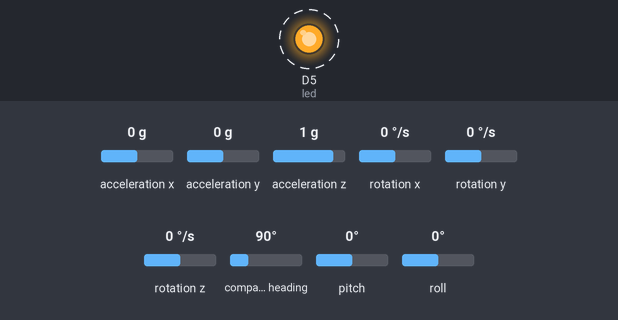
Simulated run of this program. Board: CircuitPython board. On the bench: output pins drawn as LEDs (lit = HIGH). Dashed ring = blinking. The inputs (shaded band) are chosen by the test bench; at power-on: acceleration x 0 g, acceleration y 0 g, acceleration z 1 g, rotation x 0 °/s, rotation y 0 °/s, rotation z 0 °/s, compass heading 90°, pitch 0°, roll 0°. The GPS gets a fix after 3 s at 37.7749, -122.4194 with 8 satellites; no radio messages arrive unless stated (any console line starting 'radio sent:' is added by the test bench).

Above: at 0.2 s.
Timing chart, 0 to 3.0 s (numbered marks = the images above):
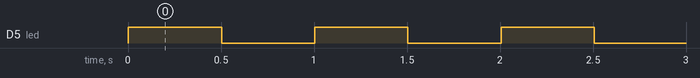

The program:

code.py
```python
import time, math, struct, busio, digitalio, board  # import core modules and hardware interfaces
import adafruit_gps  # library for GPS module
import adafruit_rfm9x  # library for LoRa radio
from adafruit_bno08x.i2c import BNO08X_I2C  # import IMU over I2C
import adafruit_bno08x  # library for IMU sensors
import adafruit_bmp280  # library for barometric sensor
import aesio  # library for AES encryption

# ─── user settings ───────────────────────────────────────────
UNIT_ID   = 1  # unique identifier for this device
PERSON_ID = 1  # identifier for the user wearing the device
SOS       = 1  # flag for emergency signal (button to be added later)

STEP_LENGTH_M       = 0.77  # average stride length in metres
CONTINUOUS_GPS      = False  # whether to keep GPS on continuously
GPS_FIXES_BEFORE_LOCK = 60  # number of GPS fixes before switching off GPS

# ─── radio initialisation ────────────────────────────────────
RADIO_FREQ_MHZ = 868.0  # LoRa frequency in MHz
CS, RESET = digitalio.DigitalInOut(board.RFM_CS), digitalio.DigitalInOut(board.RFM_RST)  # chip select and reset pins
rfm = adafruit_rfm9x.RFM9x(board.SPI(), CS, RESET, RADIO_FREQ_MHZ)  # set up LoRa radio
rfm.tx_power = 20  # set transmit power in dBm

# ─── peripherals setup ───────────────────────────────────────
uart = busio.UART(board.TX, board.RX, baudrate=9600, timeout=100)  # UART for GPS
gps  = adafruit_gps.GPS(uart, debug=False)  # GPS instance
gps.send_command(b"PMTK314,0,1,0,1,0,0,0,0,0,0,0,0,0,0,0,0,0,0,0")  # enable RMC and GGA messages
gps.send_command(b"PMTK220,500")  # set GPS update rate to 1 Hz

i2c   = busio.I2C(board.SCL, board.SDA, frequency=800_000)  # I2C bus for IMU
bno   = BNO08X_I2C(i2c)  # initialise IMU on I2C

i2c_bar = busio.I2C(scl=board.A3, sda=board.A2)  # I2C bus for barometer
bmp280  = adafruit_bmp280.Adafruit_BMP280_I2C(i2c_bar, address=0x76)  # initialise BMP280

led = digitalio.DigitalInOut(board.D5)  # status LED pin
led.direction = digitalio.Direction.OUTPUT  # set LED as output

# ─── encryption parameters ───────────────────────────────────
KEY   = b"0123456789abcdef"  # 16-byte AES-128 key
NONCE = bytearray(16)  # counter for encryption

FMT  = "<BBBffffI"  # data format: unit, person, sos, lat, lon, altitude change, heading, steps

def encrypt_payload(plain: bytes) -> bytes:  # encrypt data payload
    ctr = int.from_bytes(NONCE[-4:], "little") + 1  # increment counter
    NONCE[-4:] = ctr.to_bytes(4, "little")  # update counter in nonce

    aes = aesio.AES(KEY, aesio.MODE_CTR, NONCE)  # create AES-CTR cipher
    cipher = bytearray(len(plain))  # buffer for ciphertext
    aes.encrypt_into(plain, cipher)  # perform encryption
    return bytes(NONCE) + cipher  # send counter plus encrypted data

# ─── sensor calibration and baseline ──────────────────────────
def calibrate_bno():  # calibrate IMU sensors
    bno.enable_feature(adafruit_bno08x.BNO_REPORT_ACCELEROMETER)  # enable accelerometer
    bno.enable_feature(adafruit_bno08x.BNO_REPORT_GYROSCOPE)  # enable gyroscope
    bno.enable_feature(adafruit_bno08x.BNO_REPORT_MAGNETOMETER)  # enable magnetometer
    bno.enable_feature(adafruit_bno08x.BNO_REPORT_ROTATION_VECTOR)  # enable orientation
    bno.enable_feature(adafruit_bno08x.BNO_REPORT_STEP_COUNTER)  # enable step counting
    bno.begin_calibration()  # start calibration process
    calib_start = None  # time marker for full calibration
    while True:
        _ = bno.acceleration; _ = bno.gyro; _ = bno.magnetic; _ = bno.quaternion  # read sensors
        if bno.calibration_status == 3:  # fully calibrated
            if calib_start is None:
                calib_start = time.monotonic()  # record start time
            elif time.monotonic() - calib_start >= 5.0:
                break  # keep stable for 5 seconds
        else:
            calib_start = None  # reset if status drops
        led.value = not led.value  # flash LED
        time.sleep(0.5)  # pause
    bno.save_calibration_data()  # store calibration
    led.value = True  # turn LED on when done


def baro_alt():  # read barometric altitude
    try:
        alt = bmp280.altitude  # get altitude
        return alt, alt - BASELINE_ALT  # return absolute and relative altitude
    except Exception:
        return None, None  # if read fails, return None

calibrate_bno()  # run IMU calibration
print("Setting baseline altitude… hold still.")  # prompt user
BASELINE_ALT = sum(bmp280.altitude for _ in range(5)) / 5  # average initial altitude
print(f"Baseline: {BASELINE_ALT:.2f} m")  # show baseline

bno.enable_feature(adafruit_bno08x.BNO_REPORT_MAGNETOMETER)  # re-enable magnetometer
bno.enable_feature(adafruit_bno08x.BNO_REPORT_STEP_COUNTER)  # re-enable step counter

# ─── helper functions ────────────────────────────────────────
METRES_PER_DEG_LAT = 111_111  # metres per degree latitude

def heading_mag():  # calculate heading from magnetometer
    mx, my, _ = bno.magnetic  # read magnetic field
    h = math.degrees(math.atan2(my, mx))  # get angle in degrees
    return h + 360 if h < 0 else h  # normalise to 0–360°

# ─── state variables ─────────────────────────────────────────
last_lat = last_lon = None  # store last known position
last_steps = 0  # store last step count
gps_fix_count = 0  # count GPS fixes
dr_only = False  # flag for dead reckoning only

# ─── main loop ───────────────────────────────────────────────
while True:
    gps.update()  # fetch new GPS data
    steps   = bno.steps  # get total steps
    heading = heading_mag()  # calculate current heading

    alt, d_alt = baro_alt()  # get altitude and change
    if alt is None:
        d_alt = 0.0  # if no data, set change to zero

    # determine position -------------------------------------
    if not dr_only and gps.has_fix and gps.latitude is not None:
        lat, lon = gps.latitude, gps.longitude  # use GPS position
        last_lat, last_lon = lat, lon  # update last position
        gps_fix_count += 1  # increment fix counter
        if (not CONTINUOUS_GPS) and gps_fix_count >= GPS_FIXES_BEFORE_LOCK:
            dr_only = True  # switch to dead reckoning
            gps.send_command(b"PMTK161,0")  # turn off GPS
    elif last_lat is not None:
        step_delta = max(steps - last_steps, 0)  # steps since last update
        dist = step_delta * STEP_LENGTH_M  # distance walked
        d_lat = dist * math.cos(math.radians(heading)) / METRES_PER_DEG_LAT  # change in latitude
        d_lon = dist * math.sin(math.radians(heading)) / (
            METRES_PER_DEG_LAT * math.cos(math.radians(last_lat))
        )  # change in longitude
        lat, lon = last_lat + d_lat, last_lon + d_lon  # estimated position
        last_lat, last_lon = lat, lon  # update last position
    else:
        last_steps = steps  # record steps and wait
        time.sleep(1)
        continue  # try again next loop

    last_steps = steps  # update step count

    # prepare and send data ----------------------------------
    plain = struct.pack(
        FMT,
        UNIT_ID, PERSON_ID, SOS,
        float(lat), float(lon),
        float(d_alt), float(heading),
        steps,
    )  # pack data into bytes
    rfm.send(encrypt_payload(plain))  # encrypt and transmit data
    time.sleep(1)  # wait before next cycle
```

Measured:
- by itself, D5 (led): alternates HIGH for 0.50 s and LOW for 0.50 s
